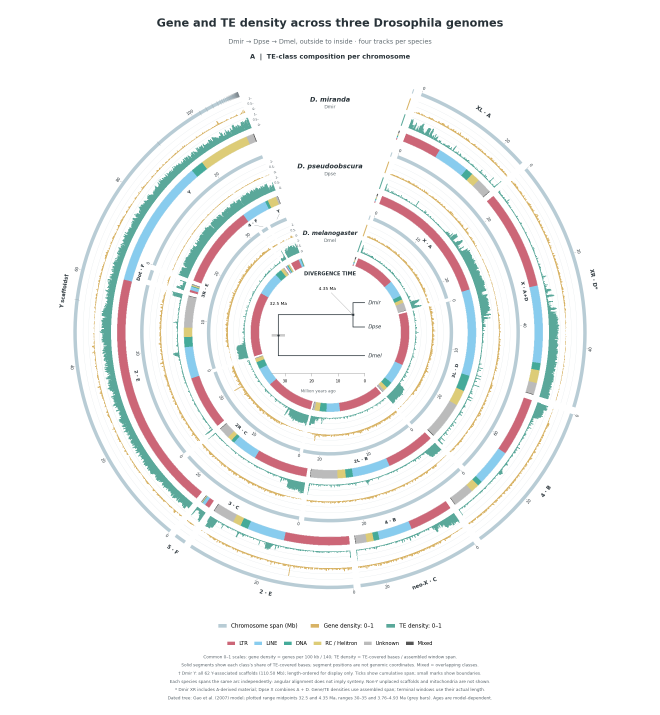
#> input picture analysis/gene_TE_density_circos_20261103/figures/A_composition_preview.png, 1980 x 2145 px (shown at 1/3 size)
$ python assemble_comparison.py
#> lines starting #> are read from the running program, lines starting #| are printed output that depends on the picture
#!/usr/bin/env python3
"""Assemble both already-rendered scientific figures into comparison artifacts."""
import argparse
import hashlib
import json
from pathlib import Path

ROOT=Path(__file__).resolve().parents[1]

def main():
    p=argparse.ArgumentParser()
    p.add_argument('--images',action='store_true')
    p.add_argument('--pdf',action='store_true')
    args=p.parse_args()
    both=not (args.images or args.pdf)
    if args.images or both:
        from PIL import Image
        panels=[]
        for name in ['A_composition_preview.png','B_dominant_preview.png']:
            with Image.open(ROOT/'figures'/name) as img:
#> img is the input picture: PIL image 1980x2145 RGBA; mean R, G, B, A 244, 244.8, 244.7, 255
                img=img.convert('RGB')
#> img: PIL image 1980x2145 RGB
                panels.append(img.resize((1280,round(img.height*1280/img.width)),Image.Resampling.LANCZOS))
        canvas=Image.new('RGB',(sum(x.width for x in panels),max(x.height for x in panels)),'white')
#> canvas: PIL image 2560x1387 RGB; every value is 255
        x=0
        for panel in panels:
            canvas.paste(panel,(x,0));x+=panel.width
#> this loop made 2 passes
#> x on passes 1 to 2: 1280, 2560
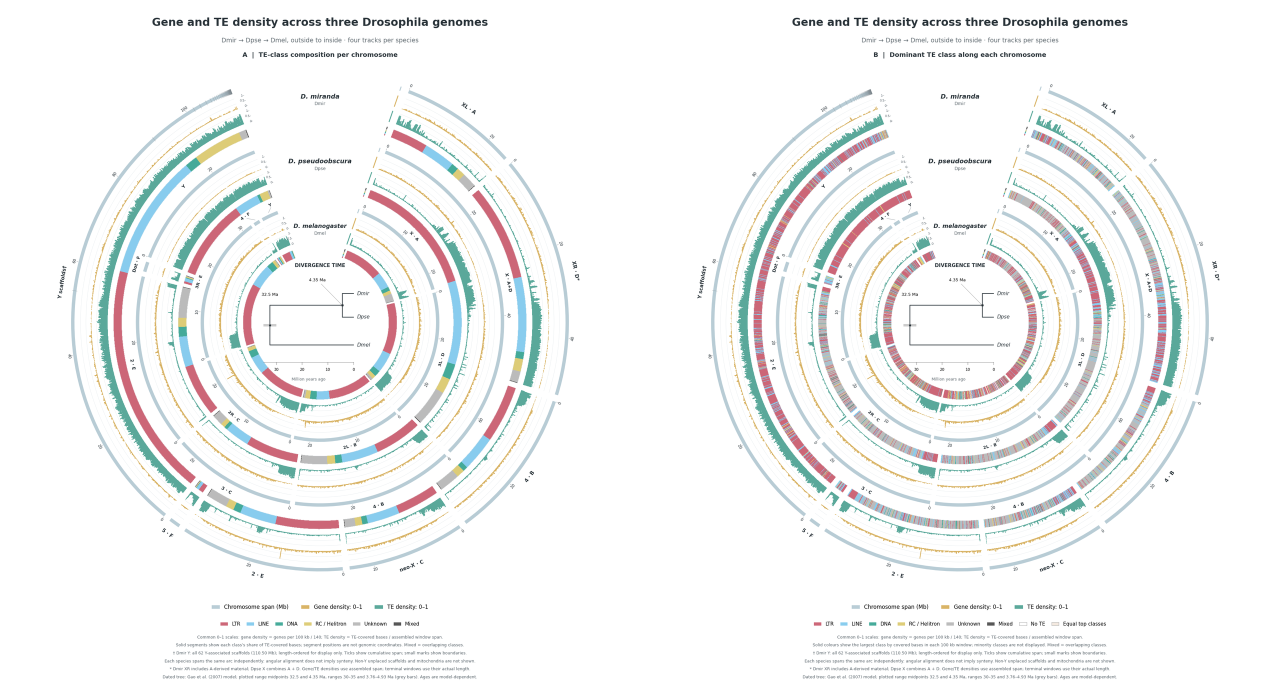
#> canvas: PIL image 2560x1387 RGB (shown at 1/2 size); mean R, G, B 243.9, 244.7, 244.4
#> after the loop, x = 2560
        canvas.save(ROOT/'figures/compare_both_designs.png')
    if args.pdf or both:
        import pypdf
        import pypdf.filters
        # Bounded decompression for these trusted, locally generated vector plots.
        pypdf.filters.ZLIB_MAX_OUTPUT_LENGTH=150_000_000
        writer=pypdf.PdfWriter()
        validation=[]
        for name in ['A_composition_circos.pdf','B_dominant_circos.pdf']:
            path=ROOT/'figures'/name
            reader=pypdf.PdfReader(path)
            assert len(reader.pages)==1
            page=reader.pages[0]
            stream=page['/Contents'].get_object().get_data()
            assert 0<len(stream)<150_000_000
            assert list(page.mediabox)==[0,0,1296,1404]
            validation.append({'file':name,'pages':1,'decoded_content_bytes':len(stream),
                               'sha256':hashlib.sha256(path.read_bytes()).hexdigest()})
            writer.add_page(page)
        writer.add_metadata({'/Title':'Gene and TE density: two solid-class ring designs',
                             '/Subject':'A: chromosome composition. B: dominant class by position. Shared 0-1 density scales.'})
        out=ROOT/'figures/both_circos_designs.pdf'
        with out.open('wb') as f:writer.write(f)
        assert len(pypdf.PdfReader(out).pages)==2
        (ROOT/'provenance/pdf_validation.json').write_text(json.dumps(
            {'state':'PASS','individual_figures':validation,'comparison_pages':2,
             'comparison_sha256':hashlib.sha256(out.read_bytes()).hexdigest(),'pypdf':pypdf.__version__},indent=2)+'\n')
    print('Comparison artifact assembly complete')

if __name__=='__main__':main()
#> (the call stopped at in main, `writer=pypdf.PdfWriter()`: pypdf is not available in this run)
